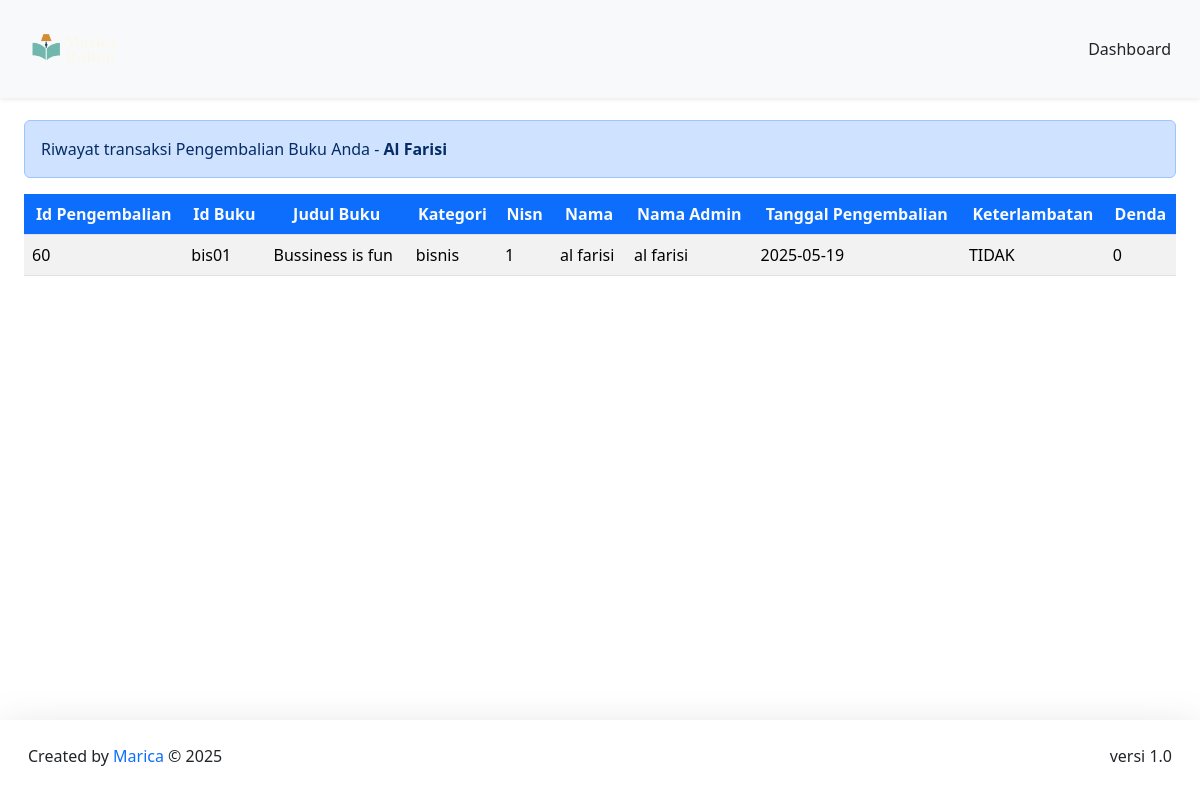
The app's page /Marica/DashboardMember/formPeminjaman/TransaksiPengembalian.php (signed in) with its own data.
### tables this page shows
CREATE TABLE `pengembalian` (
  `id_pengembalian` int(11) NOT NULL,
  `id_peminjaman` int(11) NOT NULL,
  `id_buku` varchar(20) NOT NULL,
  `nisn` int(11) NOT NULL,
  `id_admin` int(11) NOT NULL,
  `buku_kembali` date NOT NULL,
  `keterlambatan` enum('YA','TIDAK') NOT NULL,
  `denda` int(15) NOT NULL
);

CREATE TABLE `buku` (
  `cover` varchar(255) NOT NULL,
  `id_buku` varchar(20) NOT NULL,
  `kategori` varchar(255) NOT NULL,
  `judul` varchar(255) NOT NULL,
  `pengarang` varchar(255) NOT NULL,
  `penerbit` varchar(255) NOT NULL,
  `tahun_terbit` date NOT NULL,
  `jumlah_halaman` int(11) NOT NULL,
  `buku_deskripsi` text NOT NULL
);

CREATE TABLE `member` (
  `nisn` int(11) NOT NULL,
  `kode_member` varchar(12) NOT NULL,
  `nama` varchar(255) NOT NULL,
  `password` varchar(255) NOT NULL,
  `jenis_kelamin` varchar(20) NOT NULL,
  `kelas` varchar(5) NOT NULL,
  `jurusan` varchar(50) NOT NULL,
  `no_tlp` varchar(15) NOT NULL,
  `tgl_pendaftaran` date NOT NULL
);

### Marica/config/config.php (called while the page is built, shortened)
<?php
$host = "127.0.0.1";
$username = "root";
$password = "";
$database_name = "perpustakaan";
$connection = mysqli_connect($host, $username, $password, $database_name);
function queryReadData($dataKategori) {
  global $connection;
  $result = mysqli_query($connection, $dataKategori);
  $items = [];
  while($item = mysqli_fetch_assoc($result)) {
    $items[] = $item;
  }
  return $items;
}
?>

### Marica/DashboardMember/formPeminjaman/TransaksiPengembalian.php (the view, shortened to what this page needs)
<?php
require "../../config/config.php";
$akunMember = $_SESSION["member"]["nisn"];
$dataPengembalian = queryReadData("SELECT pengembalian.id_pengembalian, pengembalian.id_buku, buku.judul, buku.kategori, pengembalian.nisn, member.nama, admin.nama_admin, pengembalian.buku_kembali, pengembalian.keterlambatan, pengembalian.denda
FROM pengembalian
INNER JOIN buku ON pengembalian.id_buku = buku.id_buku
INNER JOIN member ON pengembalian.nisn = member.nisn
INNER JOIN admin ON pengembalian.id_admin = admin.id
WHERE pengembalian.nisn = $akunMember");
?>
<!DOCTYPE html>
<html lang="en">
  <head>
    <link href="https://cdn.jsdelivr.net/npm/bootstrap@5.3.2/dist/css/bootstrap.min.css" rel="stylesheet">
  </head>
  <body>
    <nav class="navbar fixed-top bg-body-tertiary shadow-sm">
      <div class="container-fluid p-3">
        <a class="navbar-brand" href="#">
          <img src="../../assets/logo.png" alt="logo" width="120px">
        </a>
        <a class="btn btn-tertiary" href="../dashboardMember.php">Dashboard</a>
      </div>
    </nav>
    <div class="p-4 mt-5">
      <div class="mt-5 alert alert-primary" role="alert">Riwayat transaksi Pengembalian Buku Anda - <span class="fw-bold text-capitalize"><?php echo htmlentities($_SESSION["member"]["nama"]); ?></span></div>
    <div class="table-responsive mt-3">
    <table class="table table-striped table-hover">
      <thead class="text-center">
      <tr>
        <th class="bg-primary text-light">Id Pengembalian</th>
        <th class="bg-primary text-light">Id Buku</th>
        <th class="bg-primary text-light">Judul Buku</th>
        <th class="bg-primary text-light">Kategori</th>
        <th class="bg-primary text-light">Nisn</th>
        <th class="bg-primary text-light">Nama</th>
        <th class="bg-primary text-light">Nama Admin</th>
        <th class="bg-primary text-light">Tanggal Pengembalian</th>
        <th class="bg-primary text-light">Keterlambatan</th>
        <th class="bg-primary text-light">Denda</th>
      </tr>
      </thead>
        <?php foreach ($dataPengembalian as $item) : ?>
      <tr>
        <td><?= $item["id_pengembalian"]; ?></td>
        <td><?= $item["id_buku"]; ?></td>
        <td><?= $item["judul"]; ?></td>
        <td><?= $item["kategori"]; ?></td>
        <td><?= $item["nisn"]; ?></td>
        <td><?= $item["nama"]; ?></td>
        <td><?= $item["nama_admin"]; ?></td>
        <td><?= $item["buku_kembali"]; ?></td>
        <td><?= $item["keterlambatan"]; ?></td>
        <td><?= $item["denda"]; ?></td>
      </tr>
        <?php endforeach; ?>
    </table>
    </div>
    </div>
    <footer class="fixed-bottom shadow-lg bg-subtle p-3">
      <div class="container-fluid d-flex justify-content-between">
      <p class="mt-2">Created by <span class="text-primary"> Marica</span> © 2025</p>
      <p class="mt-2">versi 1.0</p>
      </div>
  </footer>
  </body>
</html>

### records on screen
pengembalian: id_pengembalian "60", id_buku "bis01", id_buku.judul "Bussiness is fun", id_buku.kategori "bisnis", nisn "1", nisn.nama "al farisi", id_admin.nama_admin "al farisi", buku_kembali "2025-05-19", keterlambatan "TIDAK", denda "0"

### other values on screen
$_SESSION["member"]["nama"] "Al Farisi"
